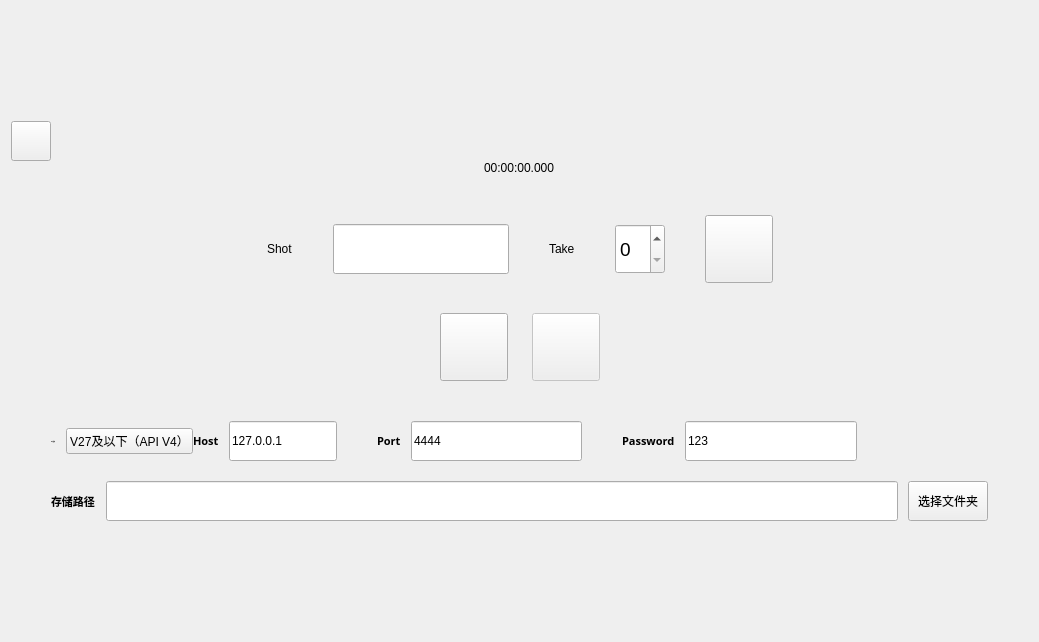
<?xml version="1.0" encoding="UTF-8"?>
<ui version="4.0">
 <class>obstracker</class>
 <widget class="QWidget" name="obstracker">
  <property name="geometry">
   <rect>
    <x>0</x>
    <y>0</y>
    <width>1039</width>
    <height>642</height>
   </rect>
  </property>
  <property name="windowTitle">
   <string>Form</string>
  </property>
  <layout class="QVBoxLayout" name="verticalLayout_2">
   <item>
    <layout class="QVBoxLayout" name="verticalLayout">
     <property name="spacing">
      <number>0</number>
     </property>
     <item>
      <spacer name="verticalSpacer">
       <property name="orientation">
        <enum>Qt::Vertical</enum>
       </property>
       <property name="sizeType">
        <enum>QSizePolicy::Expanding</enum>
       </property>
       <property name="sizeHint" stdset="0">
        <size>
         <width>20</width>
         <height>70</height>
        </size>
       </property>
      </spacer>
     </item>
     <item>
      <layout class="QHBoxLayout" name="horizontalLayout_7">
       <item>
        <widget class="PillToolButton" name="stillOnFrontBTN">
         <property name="sizePolicy">
          <sizepolicy hsizetype="Fixed" vsizetype="Fixed">
           <horstretch>0</horstretch>
           <verstretch>0</verstretch>
          </sizepolicy>
         </property>
         <property name="minimumSize">
          <size>
           <width>40</width>
           <height>40</height>
          </size>
         </property>
        </widget>
       </item>
       <item>
        <spacer name="horizontalSpacer_17">
         <property name="orientation">
          <enum>Qt::Horizontal</enum>
         </property>
         <property name="sizeHint" stdset="0">
          <size>
           <width>40</width>
           <height>20</height>
          </size>
         </property>
        </spacer>
       </item>
      </layout>
     </item>
     <item alignment="Qt::AlignHCenter">
      <widget class="BodyLabel" name="timecodelabel">
       <property name="text">
        <string>00:00:00.000</string>
       </property>
       <property name="lightColor" stdset="0">
        <color>
         <red>96</red>
         <green>96</green>
         <blue>96</blue>
        </color>
       </property>
       <property name="darkColor" stdset="0">
        <color>
         <red>206</red>
         <green>206</green>
         <blue>206</blue>
        </color>
       </property>
       <property name="pixelFontSize" stdset="0">
        <number>100</number>
       </property>
      </widget>
     </item>
     <item>
      <spacer name="verticalSpacer_6">
       <property name="orientation">
        <enum>Qt::Vertical</enum>
       </property>
       <property name="sizeType">
        <enum>QSizePolicy::Fixed</enum>
       </property>
       <property name="sizeHint" stdset="0">
        <size>
         <width>20</width>
         <height>40</height>
        </size>
       </property>
      </spacer>
     </item>
     <item>
      <layout class="QHBoxLayout" name="horizontalLayout_3">
       <item>
        <spacer name="horizontalSpacer_4">
         <property name="orientation">
          <enum>Qt::Horizontal</enum>
         </property>
         <property name="sizeType">
          <enum>QSizePolicy::Expanding</enum>
         </property>
         <property name="sizeHint" stdset="0">
          <size>
           <width>40</width>
           <height>10</height>
          </size>
         </property>
        </spacer>
       </item>
       <item>
        <layout class="QHBoxLayout" name="horizontalLayout_6">
         <item>
          <widget class="TitleLabel" name="TitleLabel">
           <property name="sizePolicy">
            <sizepolicy hsizetype="Fixed" vsizetype="Preferred">
             <horstretch>0</horstretch>
             <verstretch>0</verstretch>
            </sizepolicy>
           </property>
           <property name="text">
            <string>Shot</string>
           </property>
           <property name="lightColor" stdset="0">
            <color>
             <red>96</red>
             <green>96</green>
             <blue>96</blue>
            </color>
           </property>
           <property name="darkColor" stdset="0">
            <color>
             <red>206</red>
             <green>206</green>
             <blue>206</blue>
            </color>
           </property>
          </widget>
         </item>
         <item>
          <spacer name="horizontalSpacer_6">
           <property name="orientation">
            <enum>Qt::Horizontal</enum>
           </property>
           <property name="sizeHint" stdset="0">
            <size>
             <width>40</width>
             <height>20</height>
            </size>
           </property>
          </spacer>
         </item>
         <item>
          <widget class="LineEdit" name="shotText">
           <property name="sizePolicy">
            <sizepolicy hsizetype="Expanding" vsizetype="Preferred">
             <horstretch>0</horstretch>
             <verstretch>0</verstretch>
            </sizepolicy>
           </property>
           <property name="minimumSize">
            <size>
             <width>0</width>
             <height>50</height>
            </size>
           </property>
           <property name="maximumSize">
            <size>
             <width>16777215</width>
             <height>50</height>
            </size>
           </property>
           <property name="font">
            <font>
             <pointsize>14</pointsize>
             <weight>50</weight>
             <bold>false</bold>
            </font>
           </property>
          </widget>
         </item>
         <item>
          <spacer name="horizontalSpacer_7">
           <property name="orientation">
            <enum>Qt::Horizontal</enum>
           </property>
           <property name="sizeHint" stdset="0">
            <size>
             <width>40</width>
             <height>20</height>
            </size>
           </property>
          </spacer>
         </item>
         <item>
          <widget class="TitleLabel" name="TitleLabel_2">
           <property name="text">
            <string>Take</string>
           </property>
           <property name="lightColor" stdset="0">
            <color>
             <red>96</red>
             <green>96</green>
             <blue>96</blue>
            </color>
           </property>
           <property name="darkColor" stdset="0">
            <color>
             <red>206</red>
             <green>206</green>
             <blue>206</blue>
            </color>
           </property>
          </widget>
         </item>
         <item>
          <spacer name="horizontalSpacer_15">
           <property name="orientation">
            <enum>Qt::Horizontal</enum>
           </property>
           <property name="sizeHint" stdset="0">
            <size>
             <width>40</width>
             <height>20</height>
            </size>
           </property>
          </spacer>
         </item>
         <item>
          <widget class="SpinBox" name="takeSpinBox">
           <property name="sizePolicy">
            <sizepolicy hsizetype="Minimum" vsizetype="Preferred">
             <horstretch>0</horstretch>
             <verstretch>0</verstretch>
            </sizepolicy>
           </property>
           <property name="minimumSize">
            <size>
             <width>0</width>
             <height>50</height>
            </size>
           </property>
           <property name="maximumSize">
            <size>
             <width>16777215</width>
             <height>50</height>
            </size>
           </property>
           <property name="font">
            <font>
             <pointsize>14</pointsize>
             <weight>50</weight>
             <bold>false</bold>
            </font>
           </property>
          </widget>
         </item>
         <item>
          <spacer name="horizontalSpacer_16">
           <property name="orientation">
            <enum>Qt::Horizontal</enum>
           </property>
           <property name="sizeHint" stdset="0">
            <size>
             <width>40</width>
             <height>20</height>
            </size>
           </property>
          </spacer>
         </item>
         <item>
          <widget class="PillToolButton" name="recordBTN">
           <property name="minimumSize">
            <size>
             <width>68</width>
             <height>68</height>
            </size>
           </property>
          </widget>
         </item>
        </layout>
       </item>
       <item>
        <spacer name="horizontalSpacer_5">
         <property name="orientation">
          <enum>Qt::Horizontal</enum>
         </property>
         <property name="sizeType">
          <enum>QSizePolicy::Expanding</enum>
         </property>
         <property name="sizeHint" stdset="0">
          <size>
           <width>90</width>
           <height>10</height>
          </size>
         </property>
        </spacer>
       </item>
      </layout>
     </item>
     <item>
      <spacer name="verticalSpacer_3">
       <property name="orientation">
        <enum>Qt::Vertical</enum>
       </property>
       <property name="sizeType">
        <enum>QSizePolicy::Fixed</enum>
       </property>
       <property name="sizeHint" stdset="0">
        <size>
         <width>20</width>
         <height>30</height>
        </size>
       </property>
      </spacer>
     </item>
     <item>
      <layout class="QHBoxLayout" name="horizontalLayout_2">
       <property name="spacing">
        <number>24</number>
       </property>
       <item>
        <spacer name="horizontalSpacer">
         <property name="orientation">
          <enum>Qt::Horizontal</enum>
         </property>
         <property name="sizeHint" stdset="0">
          <size>
           <width>40</width>
           <height>20</height>
          </size>
         </property>
        </spacer>
       </item>
       <item>
        <widget class="PillToolButton" name="connectBTN">
         <property name="minimumSize">
          <size>
           <width>68</width>
           <height>68</height>
          </size>
         </property>
         <property name="iconSize">
          <size>
           <width>21</width>
           <height>21</height>
          </size>
         </property>
         <property name="checked">
          <bool>true</bool>
         </property>
        </widget>
       </item>
       <item>
        <widget class="PillToolButton" name="settingBTN">
         <property name="enabled">
          <bool>false</bool>
         </property>
         <property name="minimumSize">
          <size>
           <width>68</width>
           <height>68</height>
          </size>
         </property>
         <property name="iconSize">
          <size>
           <width>21</width>
           <height>21</height>
          </size>
         </property>
         <property name="checked">
          <bool>false</bool>
         </property>
        </widget>
       </item>
       <item>
        <spacer name="horizontalSpacer_2">
         <property name="orientation">
          <enum>Qt::Horizontal</enum>
         </property>
         <property name="sizeHint" stdset="0">
          <size>
           <width>40</width>
           <height>20</height>
          </size>
         </property>
        </spacer>
       </item>
      </layout>
     </item>
     <item>
      <spacer name="verticalSpacer_4">
       <property name="orientation">
        <enum>Qt::Vertical</enum>
       </property>
       <property name="sizeType">
        <enum>QSizePolicy::Fixed</enum>
       </property>
       <property name="sizeHint" stdset="0">
        <size>
         <width>20</width>
         <height>40</height>
        </size>
       </property>
      </spacer>
     </item>
     <item>
      <layout class="QHBoxLayout" name="horizontalLayout">
       <item>
        <spacer name="horizontalSpacer_9">
         <property name="orientation">
          <enum>Qt::Horizontal</enum>
         </property>
         <property name="sizeType">
          <enum>QSizePolicy::Fixed</enum>
         </property>
         <property name="sizeHint" stdset="0">
          <size>
           <width>40</width>
           <height>20</height>
          </size>
         </property>
        </spacer>
       </item>
       <item>
        <widget class="BodyLabel" name="BodyLabel_5">
         <property name="font">
          <font>
           <pointsize>-1</pointsize>
           <weight>75</weight>
           <bold>true</bold>
          </font>
         </property>
         <property name="text">
          <string>obs版本</string>
         </property>
        </widget>
       </item>
       <item>
        <spacer name="horizontalSpacer_21">
         <property name="orientation">
          <enum>Qt::Horizontal</enum>
         </property>
         <property name="sizeType">
          <enum>QSizePolicy::Fixed</enum>
         </property>
         <property name="sizeHint" stdset="0">
          <size>
           <width>10</width>
           <height>20</height>
          </size>
         </property>
        </spacer>
       </item>
       <item>
        <widget class="DropDownPushButton" name="obsVersionDropdown">
         <property name="sizePolicy">
          <sizepolicy hsizetype="Fixed" vsizetype="Fixed">
           <horstretch>0</horstretch>
           <verstretch>0</verstretch>
          </sizepolicy>
         </property>
         <property name="text">
          <string>V27及以下（API V4）</string>
         </property>
        </widget>
       </item>
       <item>
        <widget class="BodyLabel" name="BodyLabel_2">
         <property name="font">
          <font>
           <family>Microsoft YaHei</family>
           <pointsize>8</pointsize>
           <weight>75</weight>
           <bold>true</bold>
          </font>
         </property>
         <property name="text">
          <string>Host</string>
         </property>
        </widget>
       </item>
       <item>
        <spacer name="horizontalSpacer_18">
         <property name="orientation">
          <enum>Qt::Horizontal</enum>
         </property>
         <property name="sizeType">
          <enum>QSizePolicy::Fixed</enum>
         </property>
         <property name="sizeHint" stdset="0">
          <size>
           <width>10</width>
           <height>20</height>
          </size>
         </property>
        </spacer>
       </item>
       <item>
        <widget class="LineEdit" name="hostText">
         <property name="sizePolicy">
          <sizepolicy hsizetype="Preferred" vsizetype="Fixed">
           <horstretch>0</horstretch>
           <verstretch>0</verstretch>
          </sizepolicy>
         </property>
         <property name="minimumSize">
          <size>
           <width>0</width>
           <height>40</height>
          </size>
         </property>
         <property name="maximumSize">
          <size>
           <width>16777215</width>
           <height>40</height>
          </size>
         </property>
         <property name="text">
          <string>127.0.0.1</string>
         </property>
        </widget>
       </item>
       <item>
        <spacer name="horizontalSpacer_3">
         <property name="orientation">
          <enum>Qt::Horizontal</enum>
         </property>
         <property name="sizeType">
          <enum>QSizePolicy::Fixed</enum>
         </property>
         <property name="sizeHint" stdset="0">
          <size>
           <width>40</width>
           <height>20</height>
          </size>
         </property>
        </spacer>
       </item>
       <item>
        <widget class="BodyLabel" name="BodyLabel_3">
         <property name="font">
          <font>
           <family>Microsoft YaHei</family>
           <pointsize>8</pointsize>
           <weight>75</weight>
           <bold>true</bold>
          </font>
         </property>
         <property name="text">
          <string>Port</string>
         </property>
        </widget>
       </item>
       <item>
        <spacer name="horizontalSpacer_19">
         <property name="orientation">
          <enum>Qt::Horizontal</enum>
         </property>
         <property name="sizeType">
          <enum>QSizePolicy::Fixed</enum>
         </property>
         <property name="sizeHint" stdset="0">
          <size>
           <width>10</width>
           <height>20</height>
          </size>
         </property>
        </spacer>
       </item>
       <item>
        <widget class="LineEdit" name="portText">
         <property name="minimumSize">
          <size>
           <width>0</width>
           <height>40</height>
          </size>
         </property>
         <property name="maximumSize">
          <size>
           <width>16777215</width>
           <height>40</height>
          </size>
         </property>
         <property name="text">
          <string>4444</string>
         </property>
        </widget>
       </item>
       <item>
        <spacer name="horizontalSpacer_8">
         <property name="orientation">
          <enum>Qt::Horizontal</enum>
         </property>
         <property name="sizeType">
          <enum>QSizePolicy::Fixed</enum>
         </property>
         <property name="sizeHint" stdset="0">
          <size>
           <width>40</width>
           <height>20</height>
          </size>
         </property>
        </spacer>
       </item>
       <item>
        <widget class="BodyLabel" name="BodyLabel_4">
         <property name="font">
          <font>
           <family>Microsoft YaHei</family>
           <pointsize>8</pointsize>
           <weight>75</weight>
           <bold>true</bold>
          </font>
         </property>
         <property name="text">
          <string>Password</string>
         </property>
        </widget>
       </item>
       <item>
        <spacer name="horizontalSpacer_20">
         <property name="orientation">
          <enum>Qt::Horizontal</enum>
         </property>
         <property name="sizeType">
          <enum>QSizePolicy::Fixed</enum>
         </property>
         <property name="sizeHint" stdset="0">
          <size>
           <width>10</width>
           <height>20</height>
          </size>
         </property>
        </spacer>
       </item>
       <item>
        <widget class="LineEdit" name="passwordText">
         <property name="minimumSize">
          <size>
           <width>0</width>
           <height>40</height>
          </size>
         </property>
         <property name="maximumSize">
          <size>
           <width>16777215</width>
           <height>40</height>
          </size>
         </property>
         <property name="text">
          <string>123</string>
         </property>
        </widget>
       </item>
       <item>
        <spacer name="horizontalSpacer_10">
         <property name="orientation">
          <enum>Qt::Horizontal</enum>
         </property>
         <property name="sizeHint" stdset="0">
          <size>
           <width>40</width>
           <height>20</height>
          </size>
         </property>
        </spacer>
       </item>
      </layout>
     </item>
     <item>
      <spacer name="verticalSpacer_5">
       <property name="orientation">
        <enum>Qt::Vertical</enum>
       </property>
       <property name="sizeType">
        <enum>QSizePolicy::Fixed</enum>
       </property>
       <property name="sizeHint" stdset="0">
        <size>
         <width>20</width>
         <height>20</height>
        </size>
       </property>
      </spacer>
     </item>
     <item>
      <layout class="QHBoxLayout" name="horizontalLayout_4">
       <item>
        <spacer name="horizontalSpacer_11">
         <property name="orientation">
          <enum>Qt::Horizontal</enum>
         </property>
         <property name="sizeType">
          <enum>QSizePolicy::Fixed</enum>
         </property>
         <property name="sizeHint" stdset="0">
          <size>
           <width>40</width>
           <height>20</height>
          </size>
         </property>
        </spacer>
       </item>
       <item>
        <widget class="BodyLabel" name="BodyLabel">
         <property name="font">
          <font>
           <family>Microsoft YaHei</family>
           <pointsize>8</pointsize>
           <weight>75</weight>
           <bold>true</bold>
          </font>
         </property>
         <property name="text">
          <string>存储路径</string>
         </property>
        </widget>
       </item>
       <item>
        <spacer name="horizontalSpacer_13">
         <property name="orientation">
          <enum>Qt::Horizontal</enum>
         </property>
         <property name="sizeType">
          <enum>QSizePolicy::Fixed</enum>
         </property>
         <property name="sizeHint" stdset="0">
          <size>
           <width>10</width>
           <height>20</height>
          </size>
         </property>
        </spacer>
       </item>
       <item>
        <widget class="LineEdit" name="outputdirText">
         <property name="sizePolicy">
          <sizepolicy hsizetype="Expanding" vsizetype="Fixed">
           <horstretch>0</horstretch>
           <verstretch>0</verstretch>
          </sizepolicy>
         </property>
         <property name="minimumSize">
          <size>
           <width>0</width>
           <height>40</height>
          </size>
         </property>
         <property name="maximumSize">
          <size>
           <width>16777215</width>
           <height>40</height>
          </size>
         </property>
        </widget>
       </item>
       <item>
        <spacer name="horizontalSpacer_14">
         <property name="orientation">
          <enum>Qt::Horizontal</enum>
         </property>
         <property name="sizeType">
          <enum>QSizePolicy::Fixed</enum>
         </property>
         <property name="sizeHint" stdset="0">
          <size>
           <width>10</width>
           <height>20</height>
          </size>
         </property>
        </spacer>
       </item>
       <item>
        <widget class="PushButton" name="SelectOutputDir">
         <property name="minimumSize">
          <size>
           <width>0</width>
           <height>40</height>
          </size>
         </property>
         <property name="text">
          <string>选择文件夹</string>
         </property>
        </widget>
       </item>
       <item>
        <spacer name="horizontalSpacer_12">
         <property name="orientation">
          <enum>Qt::Horizontal</enum>
         </property>
         <property name="sizeType">
          <enum>QSizePolicy::Fixed</enum>
         </property>
         <property name="sizeHint" stdset="0">
          <size>
           <width>40</width>
           <height>20</height>
          </size>
         </property>
        </spacer>
       </item>
      </layout>
     </item>
     <item>
      <spacer name="verticalSpacer_2">
       <property name="orientation">
        <enum>Qt::Vertical</enum>
       </property>
       <property name="sizeType">
        <enum>QSizePolicy::Expanding</enum>
       </property>
       <property name="sizeHint" stdset="0">
        <size>
         <width>20</width>
         <height>40</height>
        </size>
       </property>
      </spacer>
     </item>
    </layout>
   </item>
  </layout>
 </widget>
 <customwidgets>
  <customwidget>
   <class>PushButton</class>
   <extends>QPushButton</extends>
   <header>qfluentwidgets</header>
  </customwidget>
  <customwidget>
   <class>DropDownPushButton</class>
   <extends>PushButton</extends>
   <header>qfluentwidgets</header>
  </customwidget>
  <customwidget>
   <class>ToolButton</class>
   <extends>QToolButton</extends>
   <header>qfluentwidgets</header>
  </customwidget>
  <customwidget>
   <class>PillToolButton</class>
   <extends>ToggleToolButton</extends>
   <header>qfluentwidgets</header>
  </customwidget>
  <customwidget>
   <class>ToggleToolButton</class>
   <extends>ToolButton</extends>
   <header>qfluentwidgets</header>
  </customwidget>
  <customwidget>
   <class>BodyLabel</class>
   <extends>QLabel</extends>
   <header>qfluentwidgets</header>
  </customwidget>
  <customwidget>
   <class>TitleLabel</class>
   <extends>QLabel</extends>
   <header>qfluentwidgets</header>
  </customwidget>
  <customwidget>
   <class>LineEdit</class>
   <extends>QLineEdit</extends>
   <header>qfluentwidgets</header>
  </customwidget>
  <customwidget>
   <class>SpinBox</class>
   <extends>QSpinBox</extends>
   <header>qfluentwidgets</header>
  </customwidget>
 </customwidgets>
 <resources/>
 <connections/>
</ui>
